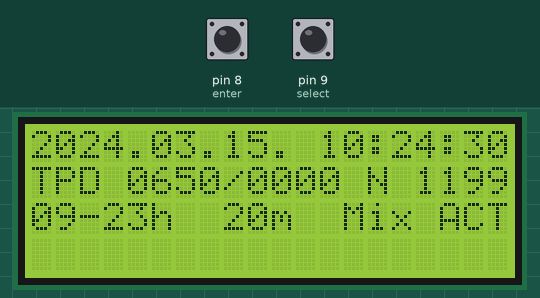
A sketch run on a simulated Arduino Uno, built with avr-gcc and run on an emulated ATmega328P. Shown: 20×4 character LCD. Inputs (shaded band) come from the test bench; at power-on: pin 8 (enter) HIGH, pin 9 (select) HIGH. The local clock reads 2024-03-15 10:24:30 at power-on unless the sketch sets it.

Above: at 1.2 s.
1.3 s: pin 8 (enter) pulled LOW for 0.15 s
At 2.5 s:
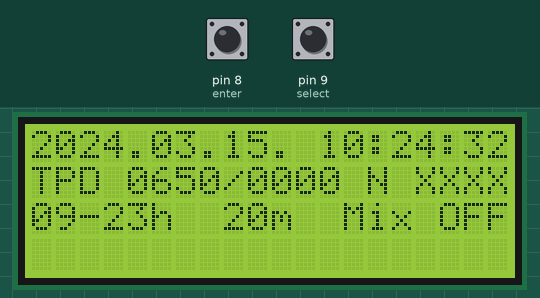
4.4 s: pin 9 (select) pulled LOW for 0.15 s
At 5.8 s:
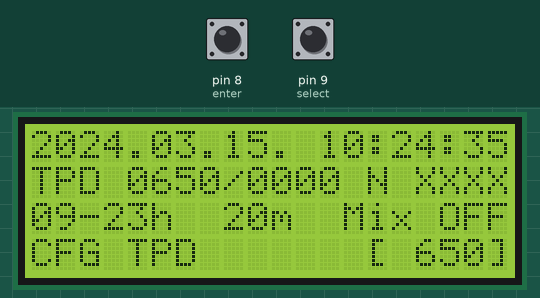
7.5 s: pin 9 (select) pulled LOW for 1 s
At 9.6 s:
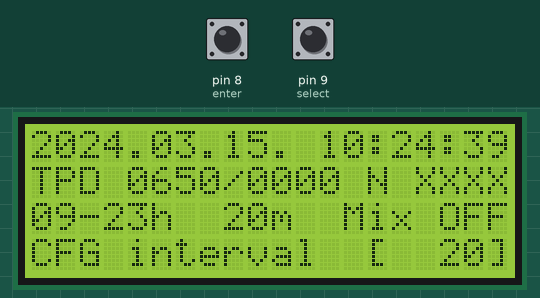
11.5 s: pin 9 (select) pulled LOW for 0.15 s
At 12.9 s:
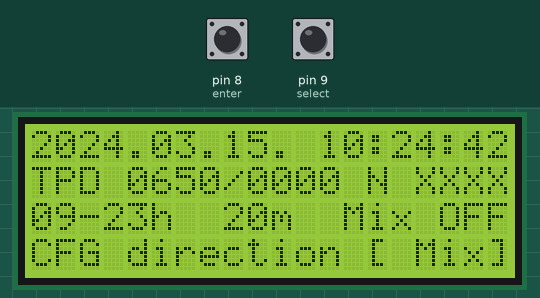
14.6 s: pin 9 (select) pulled LOW for 3.2 s
At 16.5 s:
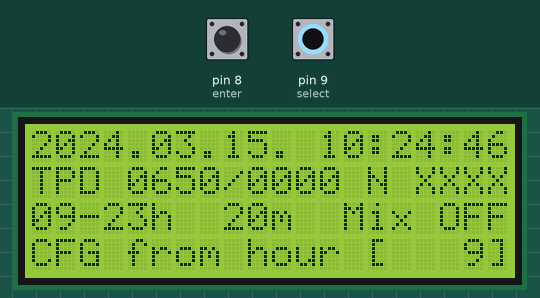
19.7 s: pin 9 (select) pulled LOW for 0.15 s
At 21.0 s:
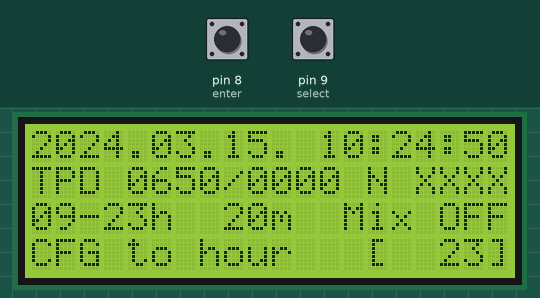
Timing chart, 0 to 22.7 s (numbered marks = the images above; inputs shaded):
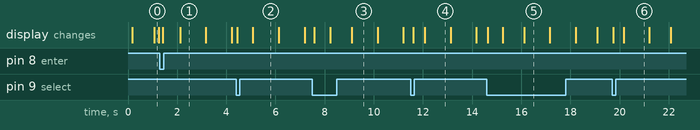

The sketch:

watchwinder.ino
```cpp
// Watch winder (c) 2016 by Adam Kovesdi - all rights reserved
#include <Arduino.h>
#include <EEPROM.h>
#include <Pushbutton.h>
#include <Stepper.h>
#include "config.h"
#include "display.h"
#include "clock.h"

#define MENUTIMEOUT			10000
#define REDRAWINTERVAL	100

// configure buttons
Pushbutton enter(8);
Pushbutton select(9);

// configure according to motor
#define MOTORSTEPS		50
#define MOTORSPEED		40
Stepper windmotor(MOTORSTEPS, 10, 11, 6, 5);

unsigned long lastwind = 0;
unsigned long	nextwind = 0;
unsigned int	windstoday = 0;
unsigned int	lastwindday = 0;

unsigned long lastrefresh = 0;
unsigned long lastmenu_draw = 0;

int configmode = 0;
bool winderactive = true;

bool allowedtowind()
{
	// these prohibit winding
  if(!winderactive) return 0;
	if(clock_gethour()<config_starthour) return 0;
	if(clock_gethour()>=config_endhour) return 0;
	if(windstoday>=tpd) return 0;
	return 1;
}

void windhandler()
{
	lastwind = clock_getunixtime();
  if(!allowedtowind()) return;
	char buf[21];
  sprintf(buf, "....winding time....");
  display_banner(buf);
  delay(500);
  // TODO: proper watch winding algorithm
	int i;
	for(i=0;i<turnsperwind;i++)
	{
		windmotor.step(MOTORSTEPS);
		windstoday++;
		if(!allowedtowind()) return;
	}
}

void saveconfig()
{
  char buf[21];
	EEPROM.update(0,0xab);
	EEPROM.update(1,config_tpd);
	EEPROM.update(2,config_windintervalminutes);
	EEPROM.update(3,config_winddirection);
	EEPROM.update(4,config_starthour);
	EEPROM.update(5,config_endhour);
  sprintf(buf, "....config saved....");
  configmode = 0;
  display_banner(buf);
  delay(1000);
}

void draw_confmenu()
{
  lastmenu_draw = millis();
  char buf[21];
  sprintf(buf, "                    ");
  display_showmenu(buf);
  switch (configmode)
  {
    case 0: sprintf(buf, "                    ", tpd); break;
    case 7: configmode = 1;
    case 1: sprintf(buf, "CFG TPD       [%4d]", tpd); break;
    case 2: sprintf(buf, "CFG interval  [%4d]", windintervalminutes); break;
		// TODO: display winding direction
    case 3: sprintf(buf, "CFG direction [%4s]", "Mix"); break;
    case 4: sprintf(buf, "CFG from hour [%4d]", config_starthour); break;
    case 5: sprintf(buf, "CFG to hour   [%4d]", config_endhour); break;
    case 6: sprintf(buf, "Save config   [ENTR]", config_endhour); break;
  }
  display_showmenu(buf);
}

void enterpress()
{
  switch (configmode)
  {
    case 0: winderactive = !winderactive; break;
    case 1: value_inc(&config_tpd, values_tpd);	break;
    case 2: value_inc(&config_windintervalminutes, values_windintervalminutes);	break;
		// TODO: config menu for changing wind direction
    case 3: break;
    case 4: starthour_inc();			break;
    case 5: endhour_inc(); break;
    case 6: saveconfig(); break;
  }
  draw_confmenu();
}

void selectpress()
{
  configmode++;
  draw_confmenu();
}

void calculate()
{
	if (lastwindday != clock_getday())
	{
		// day change (or first run)
		windstoday = 0;
		lastwindday = clock_getday();
	}
	nextwind = lastwind + windinterval;
}

void setup()
{
  display_init();
  clock_init();
  lastwind = clock_getunixtime();
  // TODO: read config from eeprom
	if(EEPROM.read(0)!=0xab) return;	// no previous config
	config_tpd=EEPROM.read(1);
	config_windintervalminutes=EEPROM.read(2);
	config_winddirection=EEPROM.read(3);
	config_starthour=EEPROM.read(4);
	config_endhour=EEPROM.read(5);
	windmotor.setSpeed(MOTORSPEED);
}

void draw_screen()
{
  display_drawclock(clock_getyear(), clock_getmonth(), clock_getday(), clock_gethour(), clock_getminute(), clock_getsecond());
	display_showdata(tpd, windstoday, nextwind - clock_getunixtime(), winderactive, config_starthour, config_endhour, windintervalminutes, winddirection, allowedtowind());
  lastrefresh = millis();
}

void loop()
{
	/*
		millis takes 49+_days to rollover (and so what if it does?) = 2^32mS * 1sec/1000mS * 1min/60sec * 1hr/60min * 1day/24 hrs
		micros takes some number of hours to rollover = 2^32mS * 1sec/1000000uS * 1min/60sec * 1hr/60min * 1day/24 hrs

		if all your time calculations are done as:
		if  ((later_time - earlier_time ) >=duration ) {action}
		then the rollover does generally not come into play.
	*/
	calculate();
  if (enter.getSingleDebouncedPress()) enterpress();
  if (select.getSingleDebouncedPress()) selectpress();
	if (clock_getunixtime() >= nextwind) windhandler();
  if ((millis() - lastmenu_draw) >= MENUTIMEOUT) {
    configmode = 0;
    draw_confmenu();
  }
  if ((millis() - lastrefresh) >= REDRAWINTERVAL) {
    draw_screen();
  }
	// if (clock_getunixtime() %10==0) wind();		// this is a test
}
```

clock.cpp
```cpp
#include <Arduino.h>
#include <RTClib.h>
#include "clock.h"

static RTC_DS1307 rtc;

void clock_init()
{
  if (! rtc.begin()) {
    while (1);
  }
}

unsigned long clock_getunixtime()
{
	DateTime now=rtc.now();
	return now.unixtime();
}

int clock_getyear() { DateTime now=rtc.now(); return now.year(); }
int clock_getmonth() { DateTime now=rtc.now(); return now.month(); }
int clock_getday() { DateTime now=rtc.now(); return now.day(); }
int clock_gethour() { DateTime now=rtc.now(); return now.hour(); }
int clock_getminute() { DateTime now=rtc.now(); return now.minute(); }
int clock_getsecond() { DateTime now=rtc.now(); return now.second(); }
```

clock.h
```cpp
#ifndef _CLOCK_H
#define _CLOCK_H

void clock_init();
unsigned long clock_getunixtime();
int clock_getyear();
int clock_getmonth();
int clock_getday();
int clock_gethour();
int clock_getminute();
int clock_getsecond();

#endif
```

display.cpp
```cpp
#include <Arduino.h>
#include <Wire.h>
#include <LiquidCrystal_I2C.h>

#include "display.h"
#include "config.h"

// Global variable for lcd
static LiquidCrystal_I2C lcd(0x3f, 20, 4);

void display_init()
{
  lcd.init();
  lcd.clear();
  lcd.backlight();
}

void display_drawclock(int year, int month, int day, int hour, int minute, int second)
{
  char buf[21];
  sprintf(buf,"%04d.%02d.%02d. %02d:%02d:%02d",year,month,day,hour,minute,second);
  lcd.setCursor(0,0);
  lcd.print(buf);
}

void display_showdata(int turnsperday,int turns,int next,bool active,int from, int to, int interval,int direction, bool allowed)
{
	char buf[21];

	if(allowed)sprintf(buf,"TPD %04d/%04d N %04d",turnsperday,turns,next);
	else sprintf(buf,"TPD %04d/%04d N XXXX",turnsperday,turns,next);
  lcd.setCursor(0,1);
  lcd.print(buf);

	if(active) sprintf(buf,"%02d-%02dh %3dm  DIR ACT",from,to,interval);
	else sprintf(buf,"%02d-%02dh %3dm  DIR OFF",from,to,interval);
  lcd.setCursor(0,2);
  lcd.print(buf);

  lcd.setCursor(13,2);
	switch(direction)
	{
		case WD_CW: lcd.print(" CW"); break;
		case WD_CCW: lcd.print("CCW"); break;
		case WD_BOTH: lcd.print("Mix"); break;
	}
}

void display_showmenu(char *buf)
{
	lcd.setCursor(0,3);
	lcd.print(buf);
}

void display_banner(char *buf)
{
	lcd.clear();
	lcd.setCursor(0,2);
	lcd.print(buf);
}
```

display.h
```cpp
#ifndef _DISPLAY_H
#define _DISPLAY_H

void display_init();
void display_drawclock(int year, int month, int day, int hour, int minute, int second);
void display_showdata(int turnsperday,int turns,int next,bool active,int from, int to, int interval,int direction, bool allowed);
void display_showmenu(char *buf);
void display_banner(char *buf);

#endif
```

config.cpp
```cpp
// helpers, etc.

#include <stdint.h>
#include "config.h"

const uint16_t	values_tpd [] = { 0x5, 500, 650, 800, 950, 1300 };
const uint16_t	values_winddirection [] = { 0x3, WD_CW, WD_CCW, WD_BOTH };
const uint16_t	values_windintervalminutes [] = { 0x7, 5, 10, 15, 20, 30, 45, 60 };

// Wind direction
uint8_t config_winddirection = 3;
// Turns Per Day
uint8_t config_tpd = 2;
// Winding interval in minutes
uint8_t config_windintervalminutes = 4;
// Starting hour -> if hour >= this then wind
uint8_t config_starthour = 9;
// Ending hour -> if hour < this then wind
uint8_t config_endhour = 23;

void value_inc(uint8_t *index, const uint16_t *array)
{
	uint16_t length=*array;
	if((*index+1)>length) *index=1;
	else *index+=1;
}

void value_dec(uint8_t *index, const uint16_t *array)
{
	uint16_t length=*array;
	if((*index-1)<1) *index=length;
	else *index-=1;
}

void starthour_inc()
{
	// if((config_starthour>=config_endhour-1) || (config_starthour>=23) ) return;		// non rollover version
	if((config_starthour>=config_endhour-1) || (config_starthour>=23) ) config_starthour=0;		// rollover version
	else config_starthour++;
}

void starthour_dec()
{
	// if(config_starthour==0) return;		// non rollover version
	if(config_starthour==0) config_starthour=config_endhour-1;		// rollover version
	else config_starthour--;
}

void endhour_inc()
{
	// if(config_endhour>=23) return;		// non rollover version
	if(config_endhour>=23) config_endhour=config_starthour+1;		// rollover version
	else config_endhour++;
}

void endhour_dec()
{
	// if((config_endhour<=1)||(config_starthour+1>=config_endhour)) return;		// non rollover version
	if((config_endhour<=1)||(config_starthour+1>=config_endhour)) config_endhour=23;		// rollover version
	else config_endhour--;
}
```

config.h
```cpp
#ifndef _CONFIG_H
#define _CONFIG_H

// alterable configuration
/**************************************************/
// Wind direction constants
#define	WD_CW			0
#define	WD_CCW		1
#define	WD_BOTH		2

extern const uint16_t	values_tpd[];
extern const uint16_t	values_winddirection[];
extern const uint16_t	values_windintervalminutes[];

extern uint8_t config_winddirection;
extern uint8_t config_tpd;
extern uint8_t config_windintervalminutes;
extern uint8_t config_starthour;
extern uint8_t config_endhour;

// value calculation macros
/**************************************************/
#define windinterval	(values_windintervalminutes[config_windintervalminutes] * 60)
#define windhours			(config_endhour - config_starthour)
#define	windevents		(windhours * 3600 / windinterval)
#define turnsperwind  (uint16_t)(((values_tpd[config_tpd] / (float)windevents))+1)
#define tpd						(values_tpd[config_tpd])
#define winddirection	(values_winddirection[config_winddirection])
#define windintervalminutes		(values_windintervalminutes[config_windintervalminutes])

// function definitions
/**************************************************/
extern void value_inc(uint8_t *index, const uint16_t *array);
extern void value_dec(uint8_t *index, const uint16_t *array);
extern void starthour_inc();
extern void starthour_dec();
extern void endhour_inc();
extern void endhour_dec();

#endif
```

Measured:
- after the input at 1.3 s, the display: first changes after 0.12 s (image 1 shows a later state)
- after the input at 4.4 s, the display: first changes at once (image 2 shows a later state)
- after the input at 7.5 s, the display: first changes after 0.07 s (image 3 shows a later state)
- after the input at 11.5 s, the display: first changes after 0.10 s (image 4 shows a later state)
- after the input at 14.6 s, the display: first changes at once (image 5 shows a later state)
- after the input at 19.7 s, the display: first changes at once (image 6 shows a later state)
- what the display in image 3 shows lasts 1.1 s, from 9.1 s to 10.2 s
